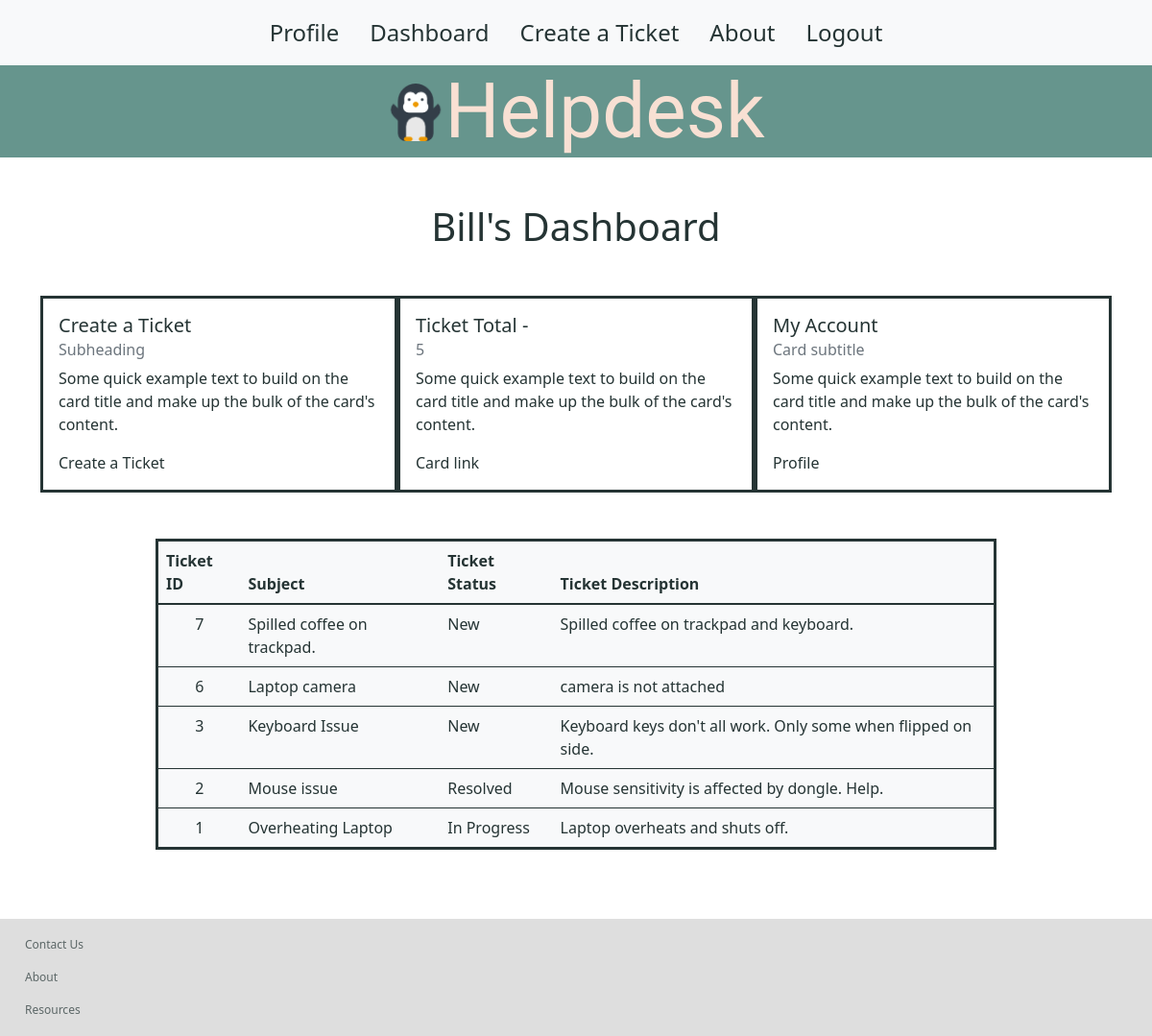
The app's page /dashboard (signed in), older data.
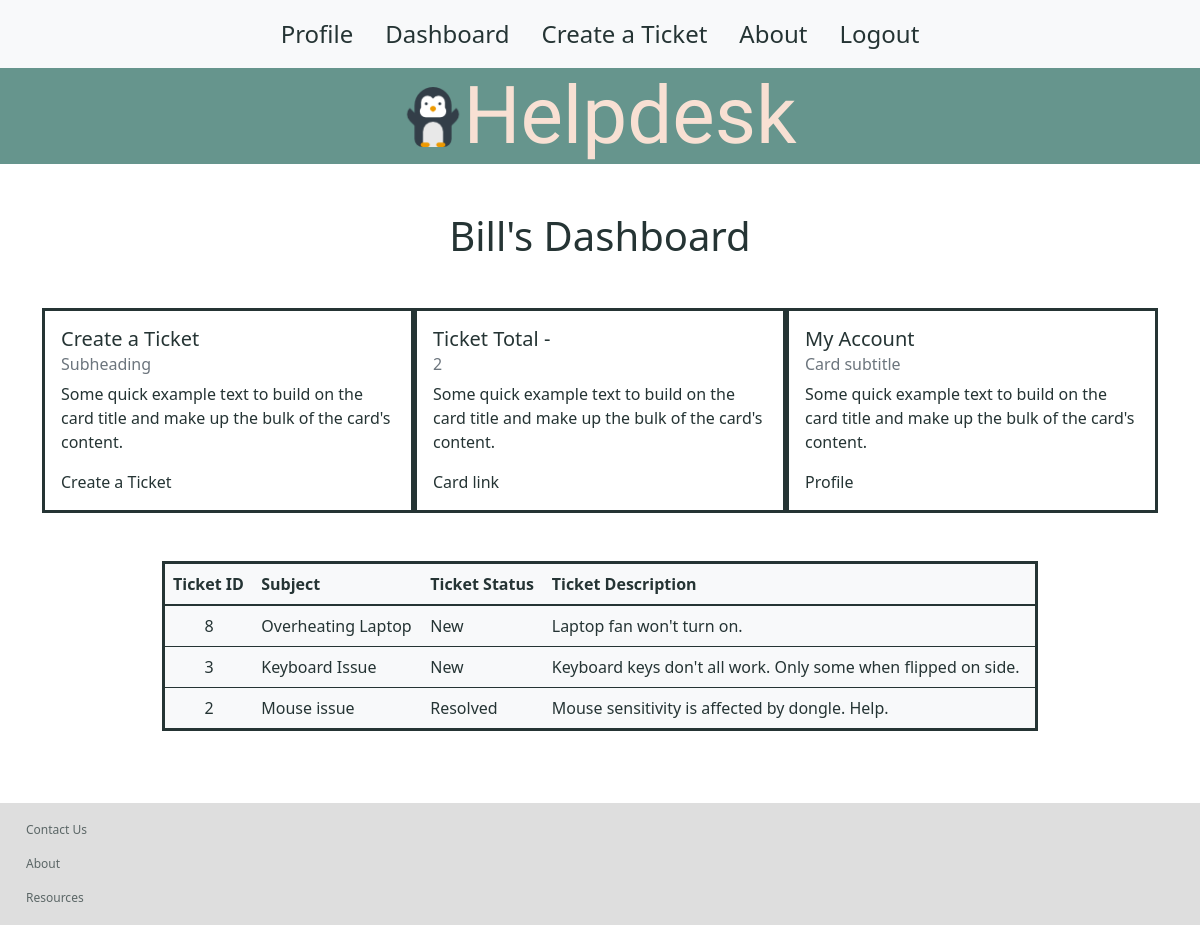
The same page, newer data.
### users/models.py (models this page shows)
class User(models.Model):
    first_name = models.CharField(max_length=255)
    last_name = models.CharField(max_length=255)
    email = models.CharField(max_length=255)
    password = models.TextField()
    created_at = models.DateTimeField(auto_now_add=True)
    updated_at = models.DateTimeField(auto_now=True)
    objects = UserManager()

class Ticket(models.Model):
    subject = models.CharField(max_length=250)
    ticket_type = models.CharField(max_length=50)
    ticket_status = models.CharField(max_length=50)
    ticket_description = models.CharField(max_length=350)
    created_by = models.ForeignKey(User, related_name="user_tickets", on_delete=models.CASCADE, null=True)
    created_at = models.DateTimeField(auto_now_add=True)
    updated_at = models.DateTimeField(auto_now=True)
    objects = TicketManager()

### users/views.py (the view)
# urls.py: path('dashboard', views.dashboard),
def dashboard(request):
    if 'user_id' not in request.session:
        return redirect('/')
    context = {
        'user': User.objects.get(id=request.session['user_id']),
        'all_tickets': Ticket.objects.all()
    }
    return render(request, 'dashboard.html', context)

### users/templates/dashboard.html (shortened to what this page needs)
{% include 'nav_bar.html'%}
<div class="container mb-5">
    <h1 class="text-center m-5">{{user.first_name}}'s Dashboard</h1>
    <div class="dashboard-container">
        <div class="card" style="width: 25rem;">
            <div class="card-body">
                <h5 class="card-title">Create a Ticket</h5>
                <h6 class="card-subtitle mb-2 text-muted">Subheading</h6>
                <p class="card-text">Some quick example text to build on the card title and make up the bulk of the card's content.</p>
                <a href="/ticket_form" class="card-link">Create a Ticket</a>
            </div>
        </div>
        <div class="card" style="width: 25rem;">
            <div class="card-body">
                <h5 class="card-title">Ticket Total - </h5>
                <h6 class="card-subtitle mb-2 text-muted">{{user.user_tickets.all | length}}</h6>
                <p class="card-text">Some quick example text to build on the card title and make up the bulk of the card's content.</p>
                <a href="#" class="card-link">Card link</a>
            </div>
        </div>
        <div class="card" style="width: 25rem;">
            <div class="card-body">
                <h5 class="card-title">My Account</h5>
                <h6 class="card-subtitle mb-2 text-muted">Card subtitle</h6>
                <p class="card-text">Some quick example text to build on the card title and make up the bulk of the card's content.</p>
                <a href="/profile" class="card-link">Profile</a>
            </div>
        </div>
    </div>
</div>
<div class="container table-container mt-5" style="width: 900px">
    <table class="table table-hover table-light ticket-table">
    <thead>
        <tr>
        <th scope="col">Ticket ID </th>
        <th scope="col">Subject </th>
        <th scope="col">Ticket Status </th>
        <th scope="col">Ticket Description</th>
        </tr>
    </thead>
    <tbody>
    {% for ticket in all_tickets reversed%}
        <tr>
            <td class="text-center"><a href="/ticket/{{ticket.id}}/edit">{{ticket.id}}</a></td>
            <td><a href="/ticket/{{ticket.id}}/edit">{{ticket.subject}}</a></td>
            <td>{{ticket.ticket_status}}</td>
            <td>{{ticket.ticket_description}}</td>
        </tr>
    {%endfor%}
    </tbody>
    </table>
</div>
<div>
{% include 'footer.html'%}
</div>

### users/templates/nav_bar.html (shortened to what this page needs)
{% load static %}
<!DOCTYPE html>
<html>
    <head>
        <link href="https://cdn.jsdelivr.net/npm/bootstrap@5.1.3/dist/css/bootstrap.min.css" rel="stylesheet">
        <link rel="stylesheet" href="{% static '/css/style.css' %}">
    </head>
    <body>
        <nav class="navbar navbar-expand-lg navbar=light bg-light justify-content-center">
            <div id="navbarTextTitle">
                <ul class="nav mr-auto text-center">
                    <li class="nav-item active">
                        <a class="nav-link" href="/profile">Profile</a>
                    </li>
                    <li class="nav-item active">
                        <a class="nav-link" href="/dashboard">Dashboard</a>
                    </li>
                    <li class="nav-item">
                        <a class="nav-link" href="/ticket_form">Create a Ticket</a>
                    </li>
                    <li class="nav-item">
                        <a class="nav-link" href="">About</a>
                    </li>
                    <li class="nav-item">
                        <a class="nav-link" href="/logout">Logout</a>
                    </li>
                </ul>
            </div>
        </nav>
        <div class="text-center display-1 site_header"><img class="bill-img" src="/static/img/penguin.png" />Helpdesk</div>
    </body>
</html>

### users/templates/footer.html
<div class="footer-container">
    <ul class="nav flex-column">
        <li class="nav-item">
            <a class="nav-link active" aria-current="page" href="#">Contact Us</a>
        </li>
        <li class="nav-item">
            <a class="nav-link" href="#">About</a>
        </li>
        <li class="nav-item">
            <a class="nav-link" href="#">Resources</a>
        </li>
    </ul>
</div>

### users/static/css/style.css (style rules this page uses)
a { text-decoration: none; color: #253434; }
.site_header { background-color: #66958D; color: #F8E0D3; font-family: 'Be Vietnam Pro', sans-serif; font-family: 'Lobster Two', cursive; }
.nav-link { color: #253434; font-size: 1.5rem; }
.dashboard-container { display: flex; justify-content: space-evenly; }
.bill-img { padding-bottom: 10px; width: 60px; }
.ticket-table { border: 3px solid #253434; border-radius: 0.25px; color: #253434; margin-bottom: 4.5rem; }
.card { border: 3px solid #253434; border-radius: 0.25px; color: #253434; }
h1 { color: #253434; }
.footer-container { background-color: lightgray; width: auto; padding: 10px; opacity: 75%; }
.footer-container a { font-size: 12px; }

Row changes from the older to the newer data that the page shows:
removed Ticket: id "7", subject "Spilled coffee on trackpad.", ticket_status "New", ticket_description "Spilled coffee on trackpad and keyboard."
removed Ticket: id "6", subject "Laptop camera", ticket_status "New", ticket_description "camera is not attached"
removed Ticket: id "1", subject "Overheating Laptop", ticket_status "In Progress", ticket_description "Laptop overheats and shuts off."
computed for User "Bill": user_tickets.all|length "5" → "2"
added Ticket: id "8", subject "Overheating Laptop", ticket_status "New", ticket_description "Laptop fan won't turn on."
